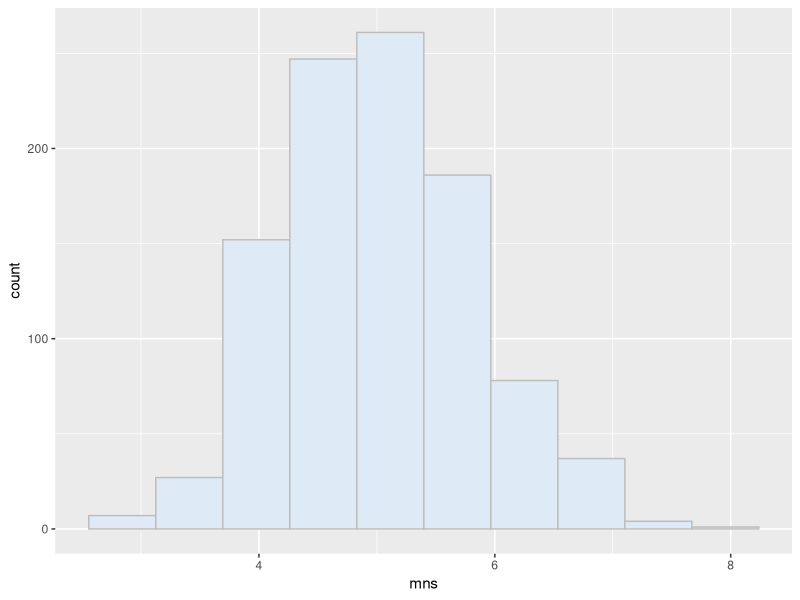
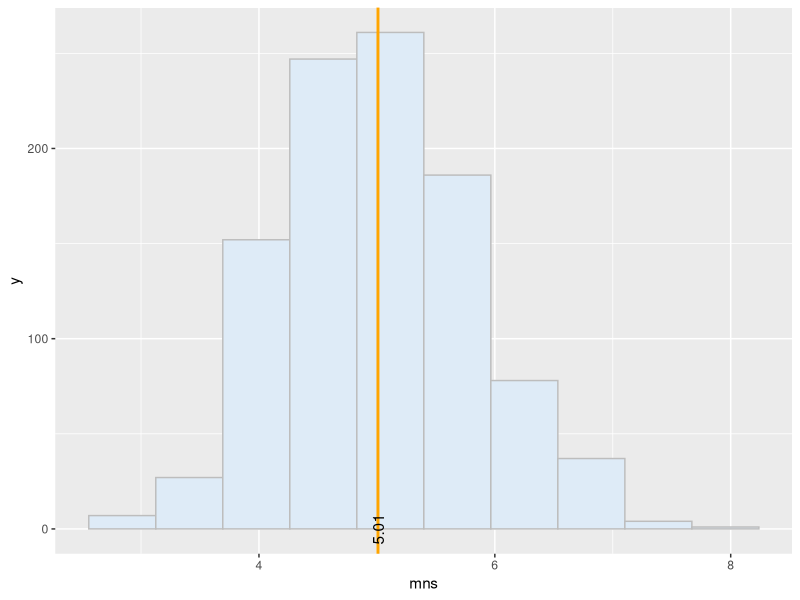

These charts were generated, in order, by the following R code: (Note: this script raises an error after producing the figures.)
## ---- chunk 1
knitr::opts_chunk$set(echo = TRUE,out.height='500px', out.width='500px', dpi=200)
require(knitr)
require(dplyr)
require(ggplot2)
## ---- chunk 2
lambda <- 0.2
simulations <- 1000

#Actual mean & sd of exp distribution
exp_mu<-1/lambda
exp_sd<-exp_mu

mns = NULL
vrs = NULL
for (i in 1 : simulations) {
  temp <- rexp(40, lambda)
  mns <- c(mns, mean(temp))
  vrs <- c(vrs, var(temp))
}

ggplot() + aes(mns)+ geom_histogram(bins=10,colour="#bdbdbd", fill="#deebf7")
## ---- chunk 3
mean_mns = mean(mns)

ggplot() + aes(mns)+ geom_histogram(bins=10,colour="#bdbdbd", fill="#deebf7") + 
  geom_vline(aes(xintercept=mean_mns),
             linetype="solid", size=1, colour="orange") +
  annotate("text", x = mean_mns, y = 0,  angle = 90, label = round(mean_mns,2), parse = TRUE)
  
## ---- chunk 4
se=sqrt(var(mns)/40)

#standard error
se

#95% confidence interval +/- the following
se.95 = se*1.96

#confidence interval therefore
mean_mns +c(-1,1)*se.95

ggplot() + aes(mns)+ geom_histogram(bins=10,colour="#bdbdbd", fill="#deebf7") + 
  geom_vline(aes(xintercept=mean_mns),
             linetype="solid", size=1, colour="orange") +
  annotate("text", x = mean_mns, y = 0,  angle = 90, label = round(mean_mns,2), parse = TRUE)+
  geom_vline(data=cToothGrowth, aes(xintercept=round(mean_mns+se.95,2)),
             linetype="dashed", size=1, colour="red") +
  annotate("text", x = round(mean_mns+se.95,2), y = 0,  angle = 90, label = round(mean_mns+se.95,2), parse = TRUE)+
  geom_vline(data=cToothGrowth, aes(xintercept=round(mean_mns-se.95,2)),
             linetype="dashed", size=1, colour="green") +
  annotate("text", x = round(mean_mns-se.95,2), y = 0,  angle = 90, label = round(mean_mns-se.95,2), parse = TRUE)
  
## ---- chunk 5
mean_vrs<-mean(vrs)

mean_vrs
## ---- chunk 6
se=sqrt(var(vrs)/40)

#standard error
se

#95% confidence interval +/- the following
se.95 = se*1.96

#confidence interval therefore
mean_vrs +c(-1,1)*se.95

## ---- chunk 7
var(mns)

## ---- chunk 8
qqnorm(mns)

## ---- chunk 9
head(ToothGrowth)

table(ToothGrowth[2:3])
## ---- chunk 10

cToothGrowth<-ToothGrowth%>%
              group_by(supp, dose)%>%
              summarise(len.mean=mean(len),
                        count = n(),
                        len.sd=sd(len),
                        len.95=1.96*len.sd)

kable(cToothGrowth)
## ---- chunk 11

ggplot(ToothGrowth, aes(x=len, fill=supp)) +
  geom_density() +
  geom_vline(data=cToothGrowth, aes(xintercept=len.mean),
             linetype="solid", size=1, colour="orange") +
  geom_vline(data=cToothGrowth, aes(xintercept=len.mean+len.95),
             linetype="dashed", size=1, colour="red") +
  geom_vline(data=cToothGrowth, aes(xintercept=len.mean-len.95),
             linetype="dashed", size=1, colour="green") +
  facet_grid(supp~dose)

## ---- chunk 12

t.test(x=ToothGrowth$len[ToothGrowth$dose==0.5 & ToothGrowth$supp=="OJ"],
       y=ToothGrowth$len[ToothGrowth$dose==0.5 & ToothGrowth$supp=="VC"])
       
t.test(x=ToothGrowth$len[ToothGrowth$dose==1 & ToothGrowth$supp=="OJ"],
       y=ToothGrowth$len[ToothGrowth$dose==1 & ToothGrowth$supp=="VC"])

t.test(x=ToothGrowth$len[ToothGrowth$dose==2 & ToothGrowth$supp=="OJ"],
       y=ToothGrowth$len[ToothGrowth$dose==2 & ToothGrowth$supp=="VC"])

